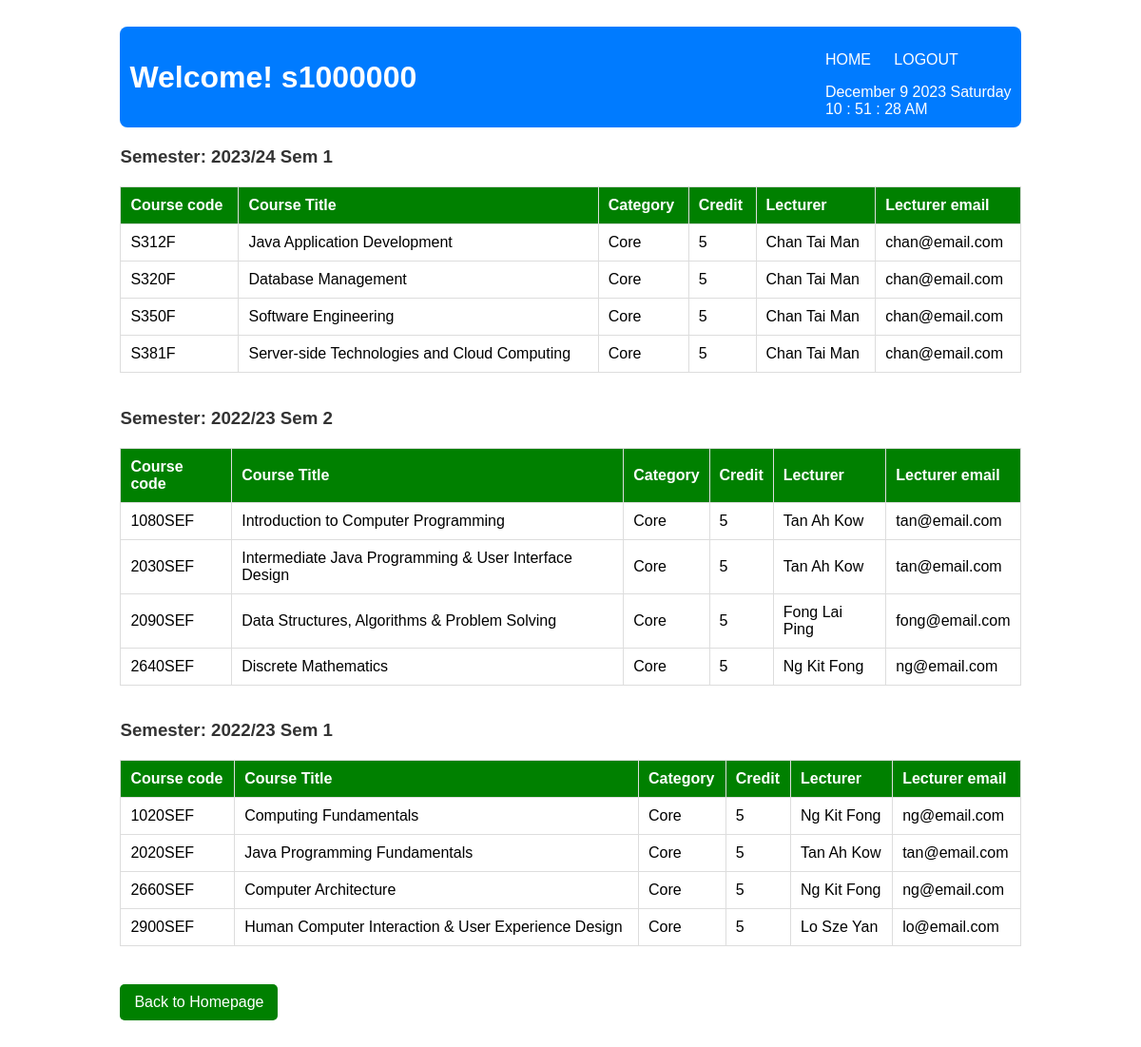
Screenshot of /Student/CourseEnrollment.php (signed in) with the database file from the repository.
### tables this page shows
CREATE TABLE `EnrolledCourse` (
  `student_id` varchar(255) NOT NULL,
  `course_id` varchar(255) NOT NULL,
  `grade` varchar(3) DEFAULT 'N/A',
  `Semester` varchar(20) NOT NULL
);

CREATE TABLE `Course` (
  `course_id` varchar(255) NOT NULL,
  `course_name` varchar(255) DEFAULT NULL,
  `course_type` varchar(255) DEFAULT NULL,
  `credit` int(1) DEFAULT NULL,
  `lecturer` varchar(255) NOT NULL,
  `department` varchar(10) NOT NULL
);

CREATE TABLE `Staff` (
  `userid` varchar(255) NOT NULL,
  `name` varchar(255) DEFAULT NULL,
  `password` varchar(255) DEFAULT NULL,
  `email` varchar(255) DEFAULT NULL,
  `phoneNum` varchar(30) DEFAULT NULL
);

### Student/CourseEnrollment.php (the view, shortened to what this page needs)
<!DOCTYPE html>
<html>
<head>
    <link rel="stylesheet" href="../css/globle-style.css" />
</head>
<body>
<div class="container">
       <?php
            include_once('../navbar.php');
            include "../db_conn.php";
            $Userid =  $_SESSION['Userid'];
            $sql = "SELECT c.course_name, c.course_id, c.course_type, c.credit , e.Semester , s.name , s.email FROM EnrolledCourse e, Course c, Staff s WHERE e.student_id = '$Userid' AND e.course_id = c.course_id AND c.lecturer = s.userid ORDER BY e.Semester desc";
            $result = mysqli_query($conn, $sql);
            $currentSemester = null;
            if (mysqli_num_rows($result) > 0) {
                while ($row = mysqli_fetch_assoc($result)) {
                    if ($row['Semester'] != $currentSemester) {
                        if ($currentSemester != null) {
                            echo "</table><br>";
                        }
                        $currentSemester = $row['Semester'];
                        echo "<h3>Semester: $currentSemester</h3>";
                        echo "<table border='1'>";
                        echo "<tr><th>Course code</th><th>Course Title</th><th>Category</th><th>Credit</th><th>Lecturer</th><th>Lecturer email</th></tr>";
                    }
                    echo "<tr>";
                    echo "<td>" . $row["course_id"] . "</td>";
                    echo "<td>" . $row["course_name"] . "</td>";
                    echo "<td>" . $row["course_type"] . "</td>";
                    echo "<td>" . $row["credit"] . "</td>";
                    echo "<td>" . $row["name"] . "</td>";
                    echo "<td>" . $row["email"] . "</td>";
                    echo "</tr>";
                }
                echo "</table>";
            } else {
                echo "0 results";
            }
        ?>
        <div style="margin-top: 20px;">
            <a href="homepage.php" class="button">Back to Homepage</a>
        </div>
    </div>
</body>
</html>

### css/globle-style.css (style rules this page uses)
body { font-family: Arial, sans-serif; background-color: rgba(255, 255, 255, 0.638); }
.container { width: 80%; margin: auto; overflow: hidden; padding: 20px; }
table { width: 100%; margin-top: 20px; border-collapse: collapse; }
table, th, td { border: 1px solid #ddd; }
th, td { padding: 10px; text-align: left; }
th { background-color: green; color: white; }
.button { display: inline-block; background-color: green; color: white; padding: 10px 15px; margin-top: 20px; text-decoration: none; border-radius: 5px; }
h2, h3 { color: #333; }

### rows the page displays
enrolledcourse: Semester "2023/24 Sem 1", course.course_id "S312F", course.course_name "Java Application Development", course.course_type "Core", course.credit "5", staff.name "Chan Tai Man", staff.email "chan@email.com"
enrolledcourse: course.course_id "S320F", course.course_name "Database Management", course.course_type "Core", course.credit "5", staff.name "Chan Tai Man", staff.email "chan@email.com"
enrolledcourse: course.course_id "S350F", course.course_name "Software Engineering", course.course_type "Core", course.credit "5", staff.name "Chan Tai Man", staff.email "chan@email.com"
enrolledcourse: course.course_id "S381F", course.course_name "Server-side Technologies and Cloud Computing", course.course_type "Core", course.credit "5", staff.name "Chan Tai Man", staff.email "chan@email.com"
enrolledcourse: Semester "2022/23 Sem 2", course.course_id "1080SEF", course.course_name "Introduction to Computer Programming", course.course_type "Core", course.credit "5", staff.name "Tan Ah Kow", staff.email "tan@email.com"
enrolledcourse: course.course_id "2030SEF", course.course_name "Intermediate Java Programming & User Interface Design", course.course_type "Core", course.credit "5", staff.name "Tan Ah Kow", staff.email "tan@email.com"
enrolledcourse: course.course_id "2090SEF", course.course_name "Data Structures, Algorithms & Problem Solving", course.course_type "Core", course.credit "5", staff.name "Fong Lai Ping", staff.email "fong@email.com"
enrolledcourse: course.course_id "2640SEF", course.course_name "Discrete Mathematics", course.course_type "Core", course.credit "5", staff.name "Ng Kit Fong", staff.email "ng@email.com"
enrolledcourse: Semester "2022/23 Sem 1", course.course_id "1020SEF", course.course_name "Computing Fundamentals", course.course_type "Core", course.credit "5", staff.name "Ng Kit Fong", staff.email "ng@email.com"
enrolledcourse: course.course_id "2020SEF", course.course_name "Java Programming Fundamentals", course.course_type "Core", course.credit "5", staff.name "Tan Ah Kow", staff.email "tan@email.com"
enrolledcourse: course.course_id "2660SEF", course.course_name "Computer Architecture", course.course_type "Core", course.credit "5", staff.name "Ng Kit Fong", staff.email "ng@email.com"
enrolledcourse: course.course_id "2900SEF", course.course_name "Human Computer Interaction & User Experience Design", course.course_type "Core", course.credit "5", staff.name "Lo Sze Yan", staff.email "lo@email.com"

### other values shown
$Userid "s1000000"
